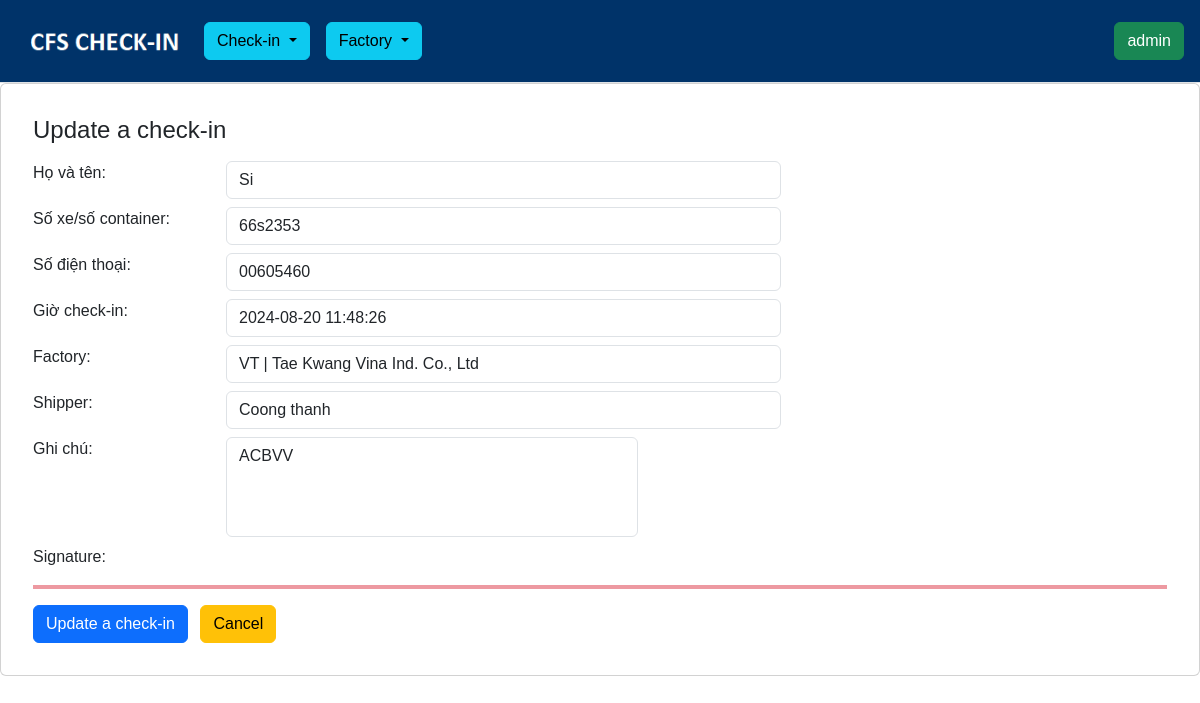
The page /checkin/update/63/ (signed in) on the database its author committed.
### checkin/models.py (models this page shows, shortened)
class Checkin(models.Model):
    driver_name = models.CharField("Họ và tên", max_length=32)
    truck_number = models.CharField("Số xe/số container", max_length=32)
    phone_number = models.CharField("Số điện thoại", max_length=32)
    checkin_time = models.DateTimeField("Giờ check-in", default=timezone.localtime)
    factory = models.ForeignKey(Factory, blank=True, null=True, on_delete=models.SET_NULL)
    shipper = models.CharField("Shipper", max_length=100, blank=True, null=True)
    remark = models.TextField("Ghi chú", max_length=1024, blank=True, null=True)
    signature = models.TextField(blank=True, null=True)

### checkin/views.py (the view)
# urls.py: path("update/<int:pk>/", login_required(views.CheckinUpdate.as_view(),login_url='users:login'), name="checkin-update"),
class CheckinUpdate(generic.UpdateView, LoginRequiredMixin):
    model = Checkin
    template_name = 'checkin-update.html'
    form_class = CheckinForm
    success_message = "Updated successfully!"
    success_url = reverse_lazy('checkin:checkin-view')

### checkin/forms.py
class CheckinForm(ModelForm):
    signature = forms.CharField(widget=forms.HiddenInput(), required=False)
    def __init__(self, *args, **kwargs):
        super(CheckinForm, self).__init__(*args, **kwargs)
        for visible in self.visible_fields():
            visible.field.widget.attrs['class'] = 'form-control'
    class Meta:
        model = Checkin
        fields = "__all__"

### factory/models.py (called while the page is built)
    def __str__(self):
        return f"{self.factory_code} | {self.factory_name}"

### checkin/templates/checkin-update.html (shortened to what this page needs)
{% extends 'base.html' %}
{% block content %}
    <div class="card p-3">
        <div class="card-body">
            <h4 class="mb-3">Update a check-in</h4>
            {% include "form.html" with form_name="Update a check-in" %}
        </div>
    </div>
{% endblock content %}

### templates/base.html (shortened to what this page needs)
{% load static %}
<!DOCTYPE html>
<html lang="en">
	<head>
		<link rel="stylesheet" href="{% static 'css/styles.css' %}" />
		<link
			href="https://cdn.jsdelivr.net/npm/bootstrap@5.3.3/dist/css/bootstrap.min.css"
			rel="stylesheet"
		/>
		<link
			rel="stylesheet"
			href="https://cdn.jsdelivr.net/npm/bootstrap-icons@1.11.3/font/bootstrap-icons.min.css"
		/>
	</head>
	<body>
		<nav
			class="navbar navbar-expand px-3 border-bottom bg-custom"
			style="
				position: sticky;
				top: 0;
				z-index: 1000;
				background-color: #003369;
			"
		>
			<div class="sidebar-logo">
				<img
					src="{% static 'images/logo.png' %}"
					width="180"
					alt="Kuehne-Nagel"
				/>
			</div>
            <div class="dropdown mx-2">
                <button
                    class="btn btn-info dropdown-toggle"
                    type="button"
                    id="dropdownMenuButton"
                    data-bs-toggle="dropdown"
                    aria-haspopup="true"
                    aria-expanded="false"
                >
                    Check-in
                </button>
            </div>
            <div class="dropdown mx-2">
                <button
                    class="btn btn-info dropdown-toggle"
                    type="button"
                    id="dropdownMenuButton"
                    data-bs-toggle="dropdown"
                    aria-haspopup="true"
                    aria-expanded="false"
                >
                    Factory
                </button>
            </div>
			<div class="navbar-collapse nav">
				<ul class="navbar-nav">
					<li class="nav-item dropdown">
						<a
							href="#"
							data-bs-toggle="dropdown"
							class="nav-icon pe-md-0"
						>
							<button type="button" class="btn btn-success">
								{{ request.user }}
							</button>
						</a>
					</li>
				</ul>
			</div>
		</nav>
		{% block content %} {% endblock content %}
	</body>
</html>

### templates/form.html (shortened to what this page needs)
<form method="POST" action="">
    {% for field in form %}
    <div class="mb-2 row">
      <div class="col-sm-2">
        {{ field.label_tag }}
      </div>
      <div class="col-sm-10 col-md-8 col-lg-6">
        {{ field }}
      </div>
    </div>
    {% endfor %}
      <hr class="border border-danger border-2 opacity-50">
    <button type="submit" class="btn btn-primary">{{ form_name }}</button>
    <a href="{{ request.META.HTTP_REFERER }}" class="btn btn-warning mx-2">Cancel</a>
  </form>

### static/css/styles.css (style rules this page uses)
* { margin: 0; padding: 0; box-sizing: border-box; font-family: Arial, Helvetica, sans-serif; }
.navbar-expand .navbar-nav { margin-left: auto; }
textarea[name="remark"] { width: auto; height: 100px; resize: none; }

### rows shown on the page
Checkin: form "Si" "66s2353" "00605460" "2024-08-20 11:48:26" "VT | Tae Kwang Vina Ind. Co., Ltd" "Coong thanh" "ACBVV"

### other values the page prints
{{ request.user }} "admin"
{{ field.label_tag }} "Họ và tên:" "Số xe/số container:" "Số điện thoại:" "Giờ check-in:" "Factory:" "Shipper:" "Ghi chú:" "Signature:"
